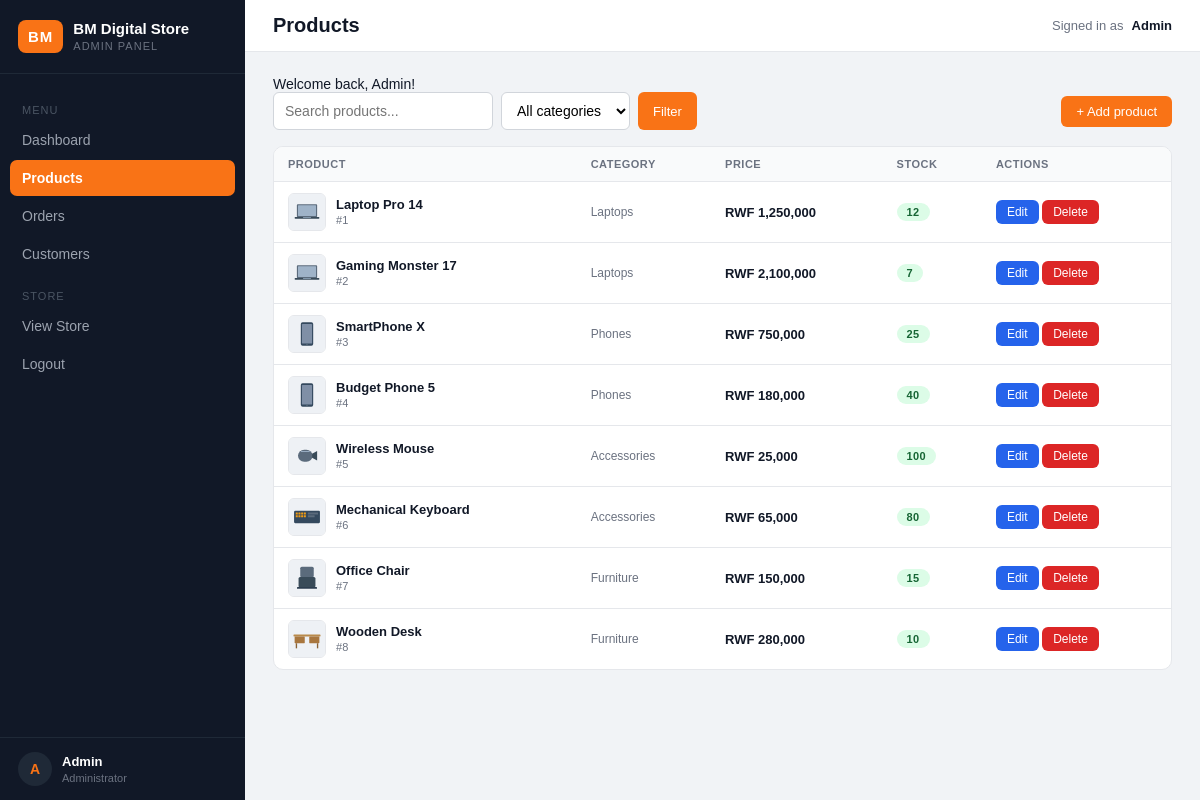
/admin/products.php (signed in), run on the app's committed database.
### tables this page shows
CREATE TABLE products (
    id          INT AUTO_INCREMENT PRIMARY KEY,
    category_id INT DEFAULT NULL,
    name        VARCHAR(150) NOT NULL,
    description TEXT,
    price       DECIMAL(10,2) NOT NULL DEFAULT 0.00,
    stock       INT NOT NULL DEFAULT 0,
    image       VARCHAR(255) DEFAULT NULL,   
    created_at  TIMESTAMP DEFAULT CURRENT_TIMESTAMP,
    FOREIGN KEY (category_id) REFERENCES categories(id) ON DELETE SET NULL
);

CREATE TABLE categories (
    id   INT AUTO_INCREMENT PRIMARY KEY,
    name VARCHAR(100) NOT NULL
);

### admin/products.php (the view, shortened to what this page needs)
<?php
require_once __DIR__ . '/includes/header.php';
$search      = isset($_GET['search']) ? trim($_GET['search']) : '';
$where  = '';
$products = get_all("SELECT p.*, c.name AS category_name
                     FROM products p
                     LEFT JOIN categories c ON p.category_id = c.id
                     WHERE 1=1 " . $where . "
                     ORDER BY p.id ASC");
?>
<div class="toolbar">
    <form method="get" action="products.php">
        <input type="text" name="search" placeholder="Search products..." value="<?php echo e($search); ?>">
        <select name="category" style="width:auto;margin-bottom:0;">
            <option value="0">All categories</option>
        </select>
        <button class="btn" type="submit">Filter</button>
    </form>
    <a class="btn" href="add_product.php">+ Add product</a>
</div>
<div class="panel">
    <div class="table-wrap">
        <table>
            <tr>
                <th>Product</th>
                <th>Category</th>
                <th>Price</th>
                <th>Stock</th>
                <th>Actions</th>
            </tr>
            <?php foreach ($products as $p): ?>
                <tr>
                    <td>
                        <div class="product-cell">
                            <img src="../<?php echo e(product_image($p['image'])); ?>" alt="">
                            <div>
                                <b><?php echo e($p['name']); ?></b>
                                <small>#<?php echo (int) $p['id']; ?></small>
                            </div>
                        </div>
                    </td>
                    <td class="muted"><?php echo e($p['category_name']); ?></td>
                    <td><b><?php echo price($p['price']); ?></b></td>
                    <td>
                        <?php if ($p['stock'] > 5): ?>
                            <span class="badge delivered"><?php echo (int) $p['stock']; ?></span>
                        <?php elseif ($p['stock'] > 0): ?>
                            <span class="badge pending"><?php echo (int) $p['stock']; ?> low</span>
                        <?php else: ?>
                            <span class="badge cancelled">out</span>
                        <?php endif; ?>
                    </td>
                    <td>
                        <a class="btn sm blue" href="edit_product.php?id=<?php echo (int) $p['id']; ?>">Edit</a>
                        <a class="btn sm red" href="delete_product.php?id=<?php echo (int) $p['id']; ?>">Delete</a>
                    </td>
                </tr>
            <?php endforeach; ?>
        </table>
    </div>
</div>
<?php require_once __DIR__ . '/includes/footer.php'; ?>

### assets/admin.css (style rules this page uses)
:root { --side: #111827; --side-soft: #1f2937; --side-text: #9ca3af; --brand: #f97316; --green: #16a34a; --blue: #2563eb; --red: #dc2626; --amber: #d97706; --bg: #f1f3f6; --line: #e5e7eb; --ink: #111827; }
* { box-sizing: border-box; }
body { margin: 0; font-family: Arial, Helvetica, sans-serif; background: var(--bg); color: var(--ink); font-size: 14px; }
.panel { background: #fff; border: 1px solid var(--line); border-radius: 10px; overflow: hidden; }
table { width: 100%; border-collapse: collapse; }
th, td { padding: 11px 14px; border-bottom: 1px solid var(--line); text-align: left; font-size: 13px; }
th { background: #f9fafb; color: #6b7280; text-transform: uppercase; font-size: 11px; letter-spacing: 0.5px; }
tr:last-child td { border-bottom: none; }
.table-wrap { overflow-x: auto; }
.badge { display: inline-block; padding: 3px 10px; border-radius: 20px; font-size: 11px; font-weight: bold; text-transform: uppercase; letter-spacing: 0.4px; }
.badge.delivered { background: #dcfce7; color: #166534; }
.btn { display: inline-block; background: var(--brand); color: #fff; border: none; padding: 8px 15px; border-radius: 6px; cursor: pointer; text-decoration: none; font-size: 13px; }
.btn.blue { background: var(--blue); }
.btn.red { background: var(--red); }
.btn.sm { padding: 5px 11px; font-size: 12px; }
input[type=text], input[type=email], input[type=password], input[type=number], input[type=file], textarea, select { width: 100%; padding: 9px 11px; margin-bottom: 14px; border: 1px solid #d1d5db; border-radius: 6px; font-size: 14px; background: #fff; }
.muted { color: #6b7280; font-size: 12px; }
.product-cell { display: flex; align-items: center; gap: 10px; }
.product-cell img { width: 38px; height: 38px; object-fit: contain; background: #f9fafb; border-radius: 6px; border: 1px solid var(--line); }
.product-cell b { display: block; font-size: 13px; }
.product-cell small { color: #6b7280; font-size: 11px; }
.toolbar { display: flex; justify-content: space-between; align-items: center; gap: 12px; margin-bottom: 16px; flex-wrap: wrap; }
.toolbar form { display: flex; gap: 8px; }
.toolbar input { width: 220px; margin-bottom: 0; }

### data on the page
products: image (picture), name "Laptop Pro 14", id "1", category.name "Laptops", price "RWF 1,250,000", stock "12"
products: image (picture), name "Gaming Monster 17", id "2", category.name "Laptops", price "RWF 2,100,000", stock "7"
products: image (picture), name "SmartPhone X", id "3", category.name "Phones", price "RWF 750,000", stock "25"
products: image (picture), name "Budget Phone 5", id "4", category.name "Phones", price "RWF 180,000", stock "40"
products: image (picture), name "Wireless Mouse", id "5", category.name "Accessories", price "RWF 25,000", stock "100"
products: image (picture), name "Mechanical Keyboard", id "6", category.name "Accessories", price "RWF 65,000", stock "80"
products: image (picture), name "Office Chair", id "7", category.name "Furniture", price "RWF 150,000", stock "15"
products: image (picture), name "Wooden Desk", id "8", category.name "Furniture", price "RWF 280,000", stock "10"

### other printed values
$first_letter "A"
$admin_name "Admin"
$page_title "Products"
$_SESSION['flash'] "Welcome back, Admin!"
